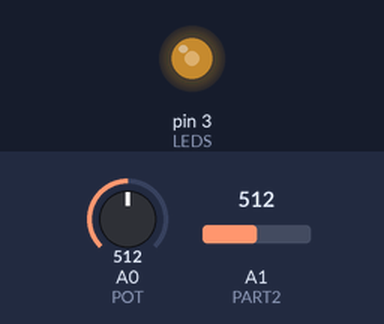
Recording of a sketch running on a simulated Arduino Uno, built with avr-gcc and run on an emulated ATmega328P. Parts: output pins drawn as LEDs (lit = HIGH). The inputs (shaded band) are chosen by the test bench; at power-on: A0 (POT) = 512, A1 (PART2) = 512. What the sketch prints to the serial monitor is not drawn.

Above: at 1.2 s.
1.3 s: A0 (POT) set to 716
At 2.1 s:
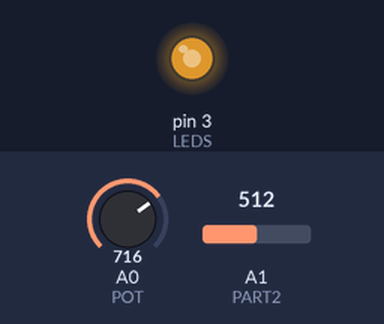
2.9 s: A0 (POT) set to 900
At 3.5 s:
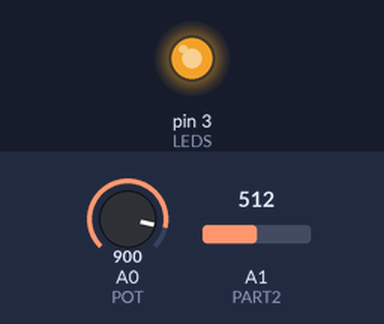
4.5 s: A0 (POT) set to 122
At 5.7 s:
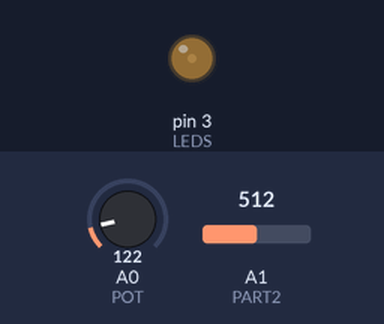
6.0 s: A0 (POT) set to 0
At 7.2 s:
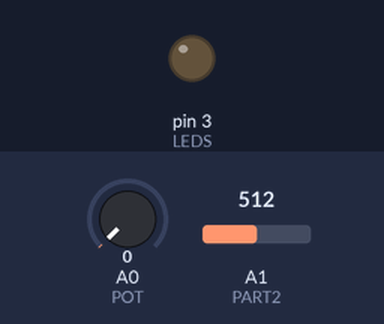
Timing chart, 0 to 8.6 s (numbered marks = the images above; inputs shaded):
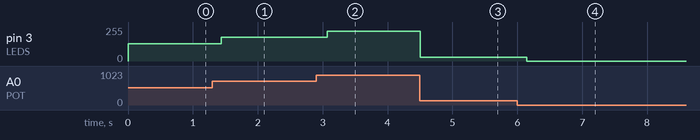

Measured:
- after the input at 1.3 s, pin 3 (LEDS): 128/255 → 179/255 after 0.13 s
- after the input at 2.9 s, pin 3 (LEDS): 179/255 → 225/255 after 0.17 s
- after the input at 4.5 s, pin 3 (LEDS): 225/255 → 30/255 at once
- after the input at 6.0 s, pin 3 (LEDS): 30/255 → 0/255 after 0.14 s

The sketch:

pwm_thu.ino
```cpp
//Luca De Simone 1592157
//02.07.2026

#define POT A0
#define PART2 A1

#define LEDS 3


void setup() {
  Serial.begin(20000000);

}

void loop() {
  Serial.println(analogRead(PART2), DEC);
  analogWrite(LEDS, analogRead(POT) / 4);
}
```
